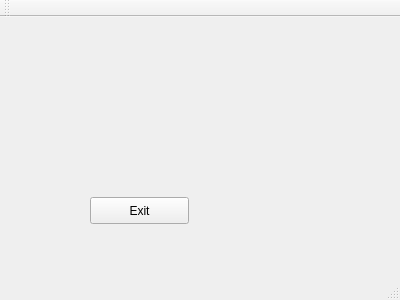
<?xml version="1.0" encoding="UTF-8"?>
<ui version="4.0">
 <class>MainWindow</class>
 <widget class="QMainWindow" name="MainWindow">
  <property name="geometry">
   <rect>
    <x>0</x>
    <y>0</y>
    <width>400</width>
    <height>300</height>
   </rect>
  </property>
  <property name="windowTitle">
   <string>MainWindow</string>
  </property>
  <widget class="QWidget" name="centralWidget">
   <widget class="QPushButton" name="pushButton">
    <property name="geometry">
     <rect>
      <x>90</x>
      <y>180</y>
      <width>99</width>
      <height>27</height>
     </rect>
    </property>
    <property name="text">
     <string>Exit</string>
    </property>
   </widget>
  </widget>
  <widget class="QMenuBar" name="menuBar">
   <property name="geometry">
    <rect>
     <x>0</x>
     <y>0</y>
     <width>400</width>
     <height>25</height>
    </rect>
   </property>
  </widget>
  <widget class="QToolBar" name="mainToolBar">
   <attribute name="toolBarArea">
    <enum>TopToolBarArea</enum>
   </attribute>
   <attribute name="toolBarBreak">
    <bool>false</bool>
   </attribute>
  </widget>
  <widget class="QStatusBar" name="statusBar"/>
 </widget>
 <layoutdefault spacing="6" margin="11"/>
 <resources/>
 <connections/>
</ui>
